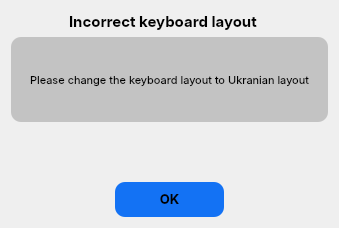
<?xml version="1.0" encoding="UTF-8"?>
<ui version="4.0">
 <class>IncorrectKeyboardLayout</class>
 <widget class="QDialog" name="IncorrectKeyboardLayout">
  <property name="geometry">
   <rect>
    <x>0</x>
    <y>0</y>
    <width>339</width>
    <height>228</height>
   </rect>
  </property>
  <property name="maximumSize">
   <size>
    <width>339</width>
    <height>228</height>
   </size>
  </property>
  <property name="font">
   <font>
    <family>SF Pro Text</family>
    <pointsize>11</pointsize>
    <bold>true</bold>
   </font>
  </property>
  <property name="windowTitle">
   <string>Dialog</string>
  </property>
  <layout class="QVBoxLayout" name="verticalLayout">
   <item>
    <layout class="QHBoxLayout" name="horizontalLayout_2">
     <item>
      <spacer name="horizontalSpacer">
       <property name="orientation">
        <enum>Qt::Horizontal</enum>
       </property>
       <property name="sizeHint" stdset="0">
        <size>
         <width>38</width>
         <height>20</height>
        </size>
       </property>
      </spacer>
     </item>
     <item>
      <widget class="QLabel" name="label">
       <property name="minimumSize">
        <size>
         <width>201</width>
         <height>20</height>
        </size>
       </property>
       <property name="maximumSize">
        <size>
         <width>16777215</width>
         <height>37</height>
        </size>
       </property>
       <property name="text">
        <string>Incorrect keyboard layout</string>
       </property>
      </widget>
     </item>
     <item>
      <spacer name="horizontalSpacer_2">
       <property name="orientation">
        <enum>Qt::Horizontal</enum>
       </property>
       <property name="sizeHint" stdset="0">
        <size>
         <width>58</width>
         <height>20</height>
        </size>
       </property>
      </spacer>
     </item>
    </layout>
   </item>
   <item>
    <widget class="QLabel" name="label_2">
     <property name="minimumSize">
      <size>
       <width>0</width>
       <height>85</height>
      </size>
     </property>
     <property name="font">
      <font>
       <family>SF Pro Text</family>
       <pointsize>8</pointsize>
       <bold>false</bold>
      </font>
     </property>
     <property name="styleSheet">
      <string notr="true">color: rgb(0, 0, 0);
background-color: rgb(195, 195, 195);
border-radius: 10px;</string>
     </property>
     <property name="frameShadow">
      <enum>QFrame::Raised</enum>
     </property>
     <property name="text">
      <string>Please change the keyboard layout to Ukranian layout</string>
     </property>
     <property name="alignment">
      <set>Qt::AlignCenter</set>
     </property>
    </widget>
   </item>
   <item>
    <spacer name="verticalSpacer">
     <property name="orientation">
      <enum>Qt::Vertical</enum>
     </property>
     <property name="sizeHint" stdset="0">
      <size>
       <width>20</width>
       <height>9</height>
      </size>
     </property>
    </spacer>
   </item>
   <item>
    <layout class="QHBoxLayout" name="horizontalLayout">
     <item>
      <spacer name="horizontalSpacer_4">
       <property name="orientation">
        <enum>Qt::Horizontal</enum>
       </property>
       <property name="sizeHint" stdset="0">
        <size>
         <width>40</width>
         <height>20</height>
        </size>
       </property>
      </spacer>
     </item>
     <item>
      <widget class="QPushButton" name="pushButton">
       <property name="font">
        <font>
         <family>SF Pro Text</family>
         <pointsize>10</pointsize>
         <bold>true</bold>
        </font>
       </property>
       <property name="cursor">
        <cursorShape>PointingHandCursor</cursorShape>
       </property>
       <property name="focusPolicy">
        <enum>Qt::NoFocus</enum>
       </property>
       <property name="styleSheet">
        <string notr="true">QPushButton {
	position: absolute;
    width: 109px;
	height: 35px;
    background: #1372F4;
    border-radius: 10px;
}
QPushButton:hover {
	background-color: rgb(36, 148, 208);
}</string>
       </property>
       <property name="text">
        <string>OK</string>
       </property>
      </widget>
     </item>
     <item>
      <spacer name="horizontalSpacer_3">
       <property name="orientation">
        <enum>Qt::Horizontal</enum>
       </property>
       <property name="sizeHint" stdset="0">
        <size>
         <width>40</width>
         <height>20</height>
        </size>
       </property>
      </spacer>
     </item>
    </layout>
   </item>
  </layout>
 </widget>
 <resources/>
 <connections/>
</ui>
